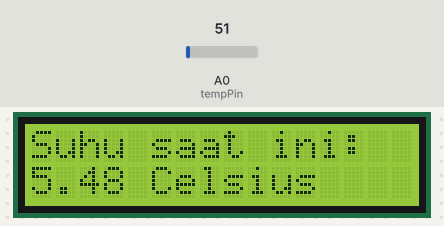
Recording of a sketch running on a simulated Arduino Uno, built with avr-gcc and run on an emulated ATmega328P. On the bench: 16×2 character LCD. The test bench sets the inputs (shaded band); at power-on: A0 (tempPin) = 51.

Above: at 1.3 s.
1.4 s: A0 (tempPin) set to 61
At 3.3 s:
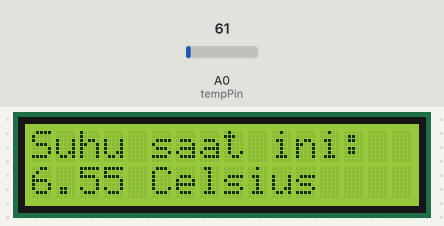
3.7 s: A0 (tempPin) set to 71
At 4.7 s:
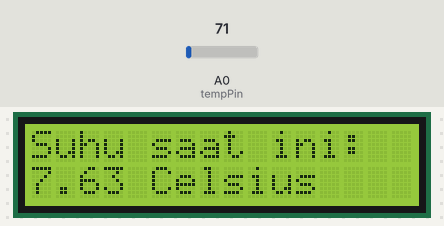
5.7 s: A0 (tempPin) set to 86
At 7.2 s:
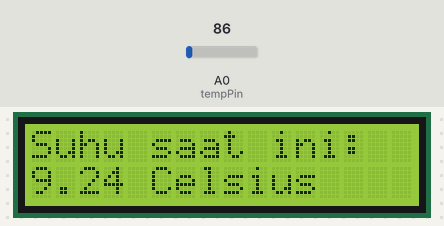
Timing chart, 0 to 8.7 s (numbered marks = the images above; inputs shaded):
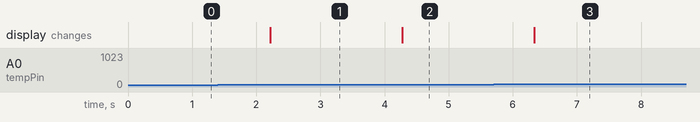

Measured:
- after the input at 1.4 s, the display: changes after 0.82 s (image 1)
- after the input at 3.7 s, the display: changes after 0.58 s (image 2)
- after the input at 5.7 s, the display: changes after 0.64 s (image 3)

The sketch:

project1.ino
```cpp
/*
========================================
PROYEK ROBOTIK KEREN DENGAN ARDUINO
OLEH  FIRMANSYAH SAFTARI - 2015
PROJECT-1 : THERMOMETER DIGITAL
========================================
*/

#include <SoftwareSerial.h>
#include <Wire.h>
#include <LiquidCrystal_I2C.h>

//LiquidCrystal_I2C lcd(0x27, 2, 1, 0, 4, 5, 6, 7, 3, POSITIVE);
LiquidCrystal_I2C lcd(0x27,20,4);

int tempPin = 0;
float tempC;
int reading;

void setup() {
  lcd.init();
  lcd.backlight();
  lcd.begin(16,2);
}

void loop() {
  int reading = analogRead(tempPin);
  tempC = reading / 9.31;
  lcd.setCursor(0, 1);
  lcd.clear(); lcd.setCursor(0, 0);
  lcd.print("Suhu saat ini:");
  lcd.setCursor(0, 1);
  lcd.print(tempC);
  lcd.print(" Celsius");
  delay(1000);
}
```
